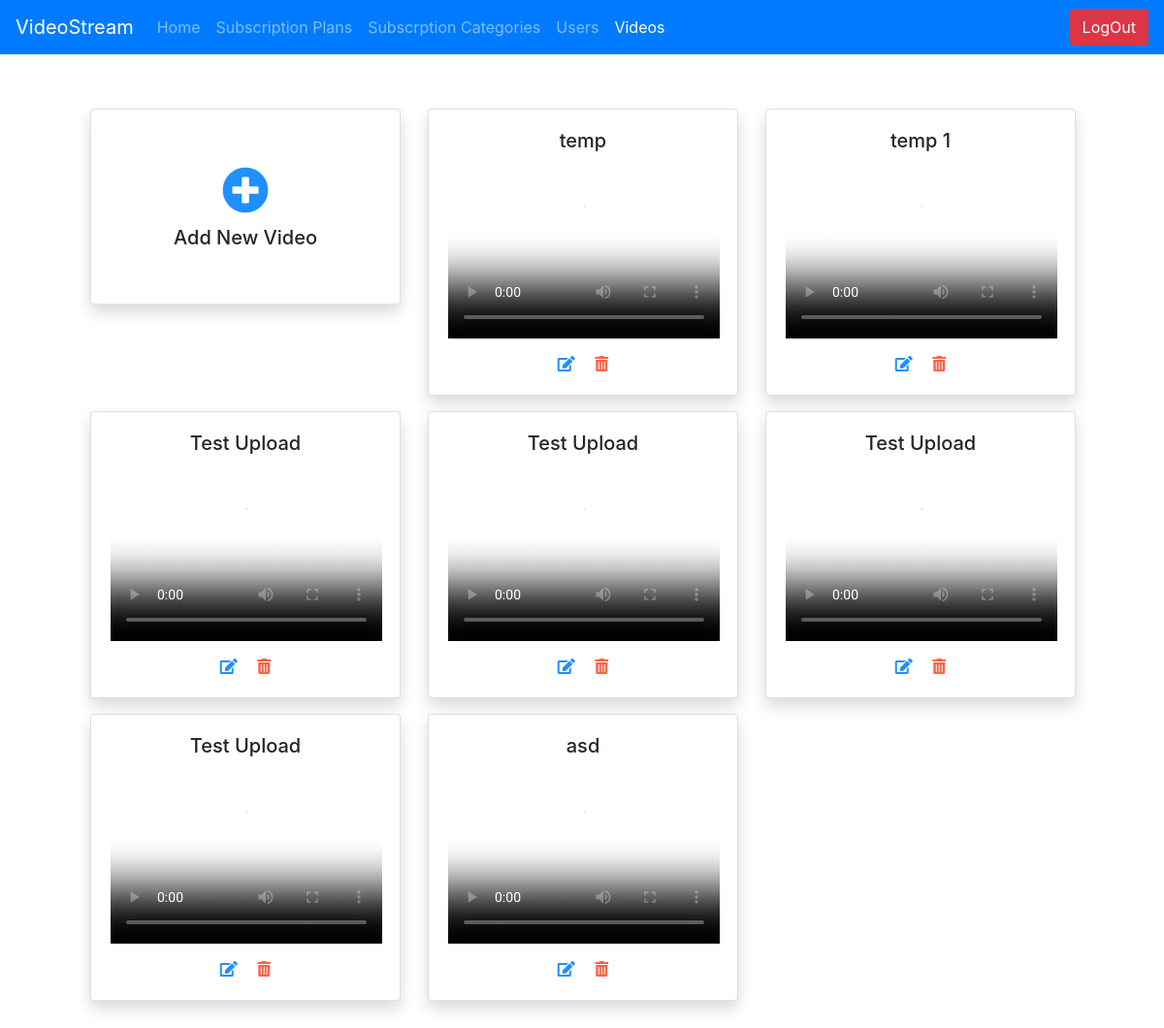
Page /video_stream_admin/video_list/ (signed in) on the earlier database version.
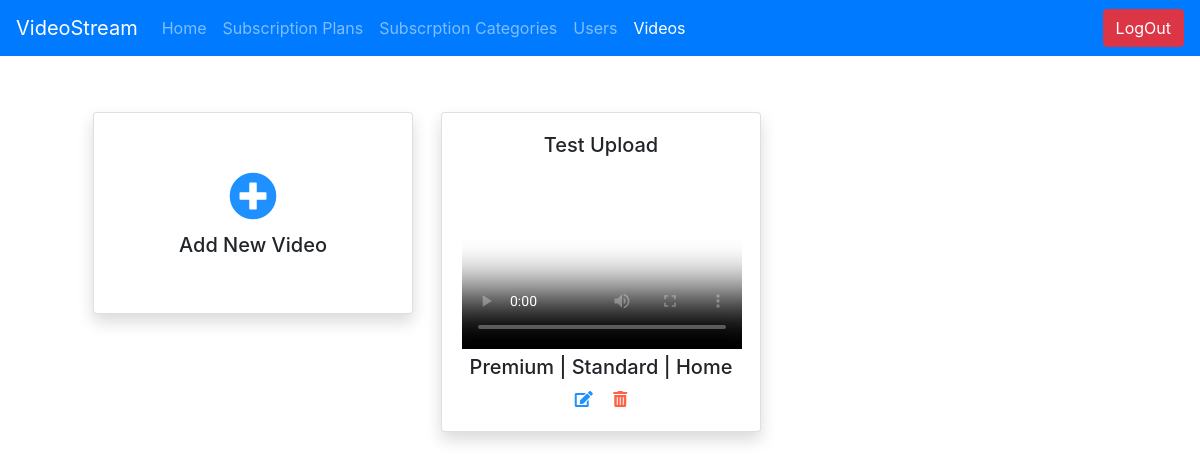
Same page on the later database version.
### video_stream_app/models.py (models this page shows, shortened)
class VideoContent(models.Model):
    id = models.AutoField(primary_key=True)
    content_name = models.CharField(max_length=255, blank=True, null=True)
    content_description = models.TextField(max_length=2000, blank=True, null=True)
    file = models.FileField(upload_to='videos/', null=True, blank=True, verbose_name="content_file")
    cover_image = models.FileField(upload_to='images/', null=True, blank=True, verbose_name='content_cover')
    allowed_subscription = models.ManyToManyField(SubscriptionType,
                                                  related_name="subscription_type")

class SubscriptionType(models.Model):
    id = models.AutoField(primary_key=True)
    type_name = models.CharField(
        max_length=50, blank=False, null=False, unique=True)

### video_stream_app/views.py (the view)
# urls.py: path('video_stream_admin/video_list/', views.video_list,
@login_required(login_url='/video_stream_admin/')
def video_list(request):
    return render(request, 'video_stream_app/videos.html',
                  {
                      'videos': models.VideoContent.objects.all(),
                      'title': 'Videos',
                      'is_logged_in': request.user.is_authenticated,
                      'video_link': 'active',
                      'admin': True
                  })

### video_stream_app/templates/video_stream_app/videos.html (shortened to what this page needs)
{% extends 'base.html' %}
{% load static %}
{% block content %}
    <div class="container">
        <div class="m-5 text-center">
            <div class="row">
                <div class="col-md-4 my-2">
                    <div class="card shadow" style="width: 20rem;">
                        <div class="card-body py-xl-5">
                            <a href="/video_stream_admin/videos/add/">
                                <span style="font-size: 48px; color: Dodgerblue;">
                                    <i class="fas fa-plus-circle"></i>
                                </span>
                            </a>
                            <h5> Add New Video </h5>
                        </div>
                    </div>
                </div>
                {% for video in videos %}
                    <div class="col-md-4 my-2">
                        <div class="card shadow" style="width: 20rem;">
                            <div class="card-body">
                                <h5 class="card-title">{{ video.content_name}}</h5>
                                <video width="280" height="180" poster="/media/{{ video.cover_image }}" controls>
                                   <source src="/media/{{ video.file }}" type="video/mp4">
                                </video>
                                <h5>
                                    {% for subs in video.allowed_subscription.all %}
                                        {% if forloop.counter > 1 %}
                                            |
                                        {% endif %}
                                        {{ subs.type_name }}
                                    {% endfor %}
                                </h5>
                                <div>
                                    <a href="/video_stream_admin/videos/edit__{{ video.pk }}/">
                                        <span style="color: Dodgerblue;" class="pr-2">
                                            <i class="fas fa-edit"></i>
                                        </span>
                                    </a>
                                    <a href="/video_stream_admin/videos/delete__{{ video.pk }}/">
                                        <span style="color: tomato;" class="pl-2">
                                            <i class="fas fa-trash-alt"></i>
                                        </span>
                                    </a>
                                </div>
                            </div>
                        </div>
                    </div>
                {% endfor %}
            </div>
        </div>
    </div>
{% endblock %}

### video_stream_app/templates/video_stream_app/base.html (shortened to what this page needs)
<!doctype html>
<html class="no-js" lang="en">
    <head>
        {% load static %}
        <link rel="stylesheet" href="https://pro.fontawesome.com/releases/v5.10.0/css/all.css"/>
        <link rel="stylesheet" href="https://stackpath.bootstrapcdn.com/bootstrap/4.5.2/css/bootstrap.min.css">
    </head>
    <body>
        <nav class="navbar navbar-expand-lg navbar-dark bg-primary">
            {% if admin %}
                <a class="navbar-brand" href="/admin_home/">VideoStream</a>
            {% else %}
                <a class="navbar-brand" href="/">VideoStream</a>
            {% endif %}
            <div class="collapse navbar-collapse" id="navbarSupportedContent">
                <ul class="navbar-nav mr-auto">
                    {% if admin %}
                        <li class="nav-item {{ admin_home }}">
                            <a class="nav-link" href="/admin_home/">Home <span class="sr-only">(current)</span></a>
                        </li>
                    {% else %}
                        <li class="nav-item {{ home }}">
                            <a class="nav-link" href="/">Home <span class="sr-only">(current)</span></a>
                        </li>
                    {% endif %}
                    {% if not admin %}
                        {% if not is_logged_in %}
                            <li class="nav-item {{ signup }}">
                                <a class="nav-link" href="/signup/">Signup</a>
                            </li>
                            <li class="nav-item {{ login }}">
                                <a class="nav-link" href="/login/">LogIn</a>
                            </li>
                        {% endif %}
                    {% else %}
                        <li class="nav-item {{ subscription_plans }}">
                            <a class="nav-link" href="/video_stream_admin/subscription_plans/">Subscription Plans</a>
                        </li>
                        <li class="nav-item {{ subscription_types }}">
                            <a class="nav-link" href="/video_stream_admin/subscription_type_list/">Subscrption Categories</a>
                        </li>
                        <li class="nav-item {{ users_link }}">
                            <a class="nav-link" href="/video_stream_admin/user_list/">Users</a>
                        </li>
                        <li class="nav-item {{ video_link }}">
                            <a class="nav-link" href="/video_stream_admin/video_list/">Videos</a>
                        </li>
                    {% endif %}
                </ul>
                {% if is_logged_in %}
                    {% if admin %}
                        <a href="/admin_logout/">
                            <button class="btn btn-danger my-2 my-sm-0" type="submit">LogOut</button>
                        </a>
                    {% else %}
                        <a href="/logout/">
                            <button class="btn btn-danger my-2 my-sm-0" type="submit">LogOut</button>
                        </a>
                    {% endif %}
                {% endif %}
            </div>
        </nav>
                                {% block content %} {% endblock %}
    </body>
</html>

Differences in the rows shown:
removed VideoContent: content_name "temp"
removed VideoContent: content_name "temp 1"
removed VideoContent: content_name "Test Upload"
removed VideoContent: content_name "Test Upload"
removed VideoContent: content_name "Test Upload"
removed VideoContent: content_name "asd"
now on this page (row unchanged): SubscriptionType: type_name "Premium"
now on this page (row unchanged): SubscriptionType: type_name "Standard"
now on this page (row unchanged): SubscriptionType: type_name "Home"
